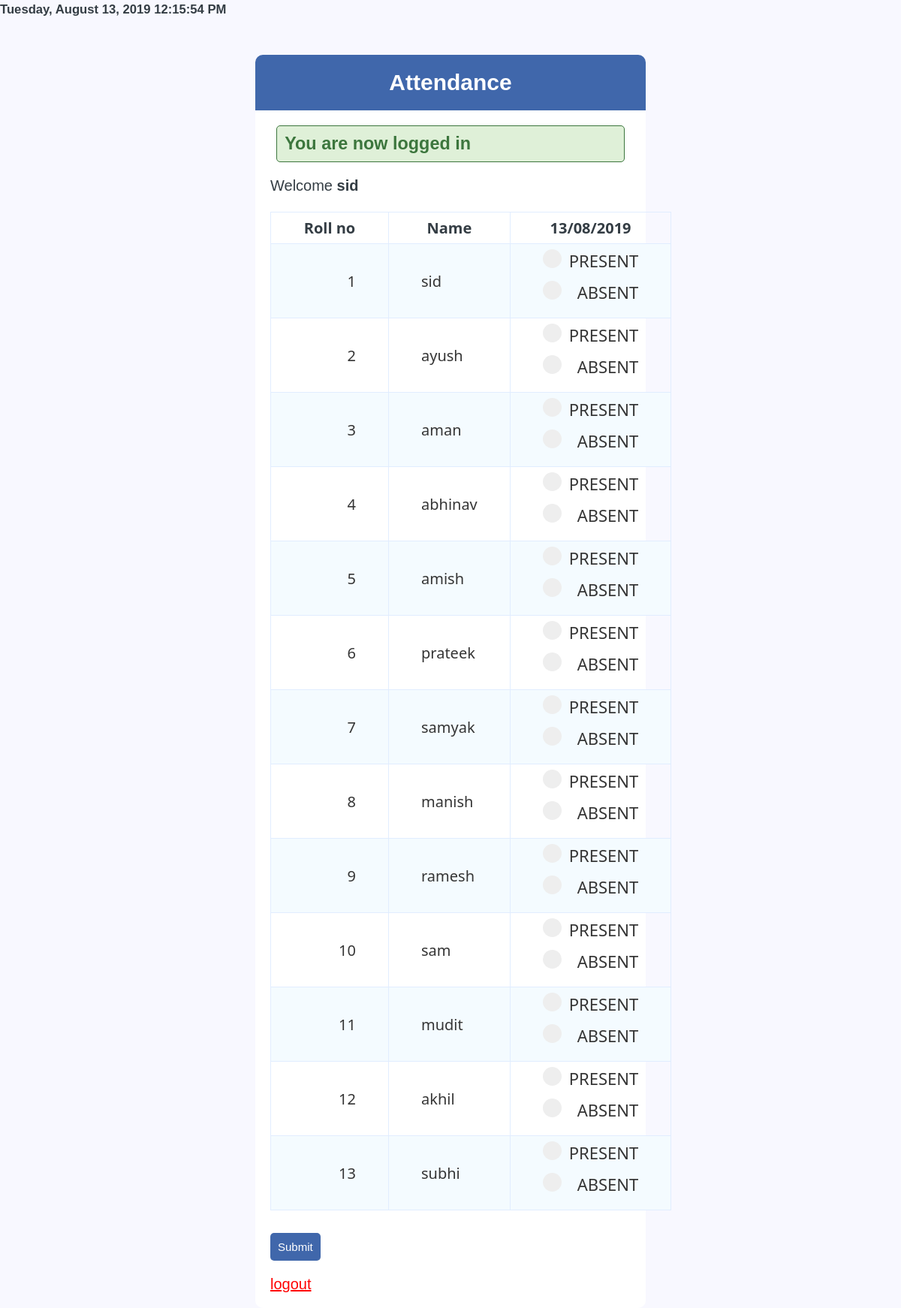
/index1.php (signed in), run on the app's committed database.
### tables this page shows
CREATE TABLE `student_database` (
  `id` int(10) NOT NULL,
  `name` varchar(20) NOT NULL,
  `username` varchar(20) NOT NULL,
  `email` varchar(40) NOT NULL,
  `course` varchar(10) NOT NULL,
  `section` varchar(2) NOT NULL,
  `password` varchar(50) NOT NULL
);

### index1.php (the view, shortened to what this page needs)
<!DOCTYPE html>
<html>
<head>
<link rel="stylesheet" type="text/css" href="style.css">
</head>
<body>
<span id="clock"  >
</span>
<div class="header">
	<h2>Attendance</h2>
</div>
<div class="content">
  	<?php if (isset($_SESSION['success'])) : ?>
      <div class="error success" >
      	<h3>
          <?php
          	echo $_SESSION['success'];
          ?>
      	</h3>
      </div>
  	<?php endif ?>
    <?php  if (isset($_SESSION['username'])) :
        $username=$_SESSION['username']; ?>
    	<p>Welcome <strong><?php echo "$username"; ?></strong></p>
    <?php endif ?>
    <?php
        $date = date('d/m/Y');
        $db = mysqli_connect('localhost', 'root', '');
        mysqli_select_db($db,'registration');
    ?>
      <br/>
                    <table width='100%' border='0' cellpadding='0' cellspacing='1' class="data-table">
                            <tr>
                                <th   class='data-table'> Roll no</th>
                                <th   class='data-table'>Name </th>
                                <th  class='data-table'><?php echo"$date"; ?></th>
                            </tr>
    <?php
    mysqli_select_db($db,'registration');
        $sql = "SELECT * FROM student_database ORDER BY id ASC ";
        $retval = mysqli_query($db , $sql );
    echo"<form method='post'  class='input-group' action='index1.php'>";
         $c=1;
        while($row = mysqli_fetch_array($retval, MYSQLI_ASSOC))
        {
            echo"<tr>";
            echo"<td  height='50' name='id' class='data-table' value=''>{$row['id']}</td>" ;
            echo "<td  height='50' name='name' class='data-table' value=''>{$row['name']}</td>" ;
            echo"<td height='50' >";
            echo "<label class='container'>
                    <input type='radio' name = '$c' value='P' >
                            PRESENT
                         <span class='checkmark'></span>
                  </label>" ;
            echo "<label class='container' >
                    <input type='radio' name = '$c' value='A'  >
                                ABSENT
                         <span class='checkmark'></span>
                  </label>" ;
             echo"</td>";
             echo"</tr>";
             $c++;
        }
    ?>
  </table>
  <button type='submit' style='margin-top: 30px ' class='btn' onclick="clickAlert()">Submit</button>
<p style='margin-top: 20px '> <a href="index2.php?logout='1'" style="color: red;">logout</a> </p>
</div>
</body>
</html>

### style.css (style rules this page uses)
* { margin: 0px; padding: 0px; }
body { font-size: 120%; background: #F8F8FF; }
.header { width: 40%; margin: 50px auto 0px; color: white; background: #4067AB; text-align: center; border: 0px solid #B0C4DE; border-bottom: none; border-radius: 10px 10px 0px 0px; padding: 20px; }
form, .content { width: 40%; height: auto; margin: 0px auto; padding: 20px; border: 0px solid #B0C4DE; background: white; border-radius: 0px 0px 10px 10px; }
.input-group { margin: 10px 0px 10px 0px; }
.btn { padding: 10px; font-size: 15px; color: white; background: #4067AB; border: none; border-radius: 5px; }
.error { width: 92%; margin: 0px auto; padding: 10px; border: 1px solid #a94442; color: #a94442; background: #f2dede; border-radius: 5px; text-align: left; }
.success { color: #3c763d; background: #dff0d8; border: 1px solid #3c763d; margin-bottom: 20px; }
.container { display: block; position: relative; padding-left: 35px; margin-bottom: 12px; cursor: pointer; font-size: 22px; -webkit-user-select: none; -moz-user-select: none; -ms-user-select: none; user-select: none; }
.checkmark { position: absolute; top: 0; left: 0; height: 25px; width: 25px; background-color: #eee; border-radius: 50%; }
.checkmark:after { content: ""; position: absolute; display: none; }
.container .checkmark:after { top: 9px; left: 9px; width: 8px; height: 8px; border-radius: 50%; background: white; }
body { font-size: 20px; color: #343d44; font-family: "segoe-ui", "open-sans", tahoma, arial; padding: 0; margin: 0; }
table { margin: auto; font-family: "Lucida Sans Unicode", "Lucida Grande", "Segoe Ui"; font-size: 12px; }
table td { transition: all .5s; }
.data-table { border-collapse: collapse; font-size: 20px; min-width: 70px; }
.data-table th, .data-table td { border: 1px solid #e1edff; padding: 7px 43px; }
.data-table tbody td { color: #353535; }
.data-table tbody td:first-child, .data-table tbody td:nth-child(4), .data-table tbody td:last-child { text-align: right; }
.data-table tbody tr:nth-child(odd) td { background-color: #f4fbff; }

### data on the page
student_database: id "1", name "sid"
student_database: id "2", name "ayush"
student_database: id "3", name "aman"
student_database: id "4", name "abhinav"
student_database: id "5", name "amish"
student_database: id "6", name "prateek"
student_database: id "7", name "samyak"
student_database: id "8", name "manish"
student_database: id "9", name "ramesh"
student_database: id "10", name "sam"
student_database: id "11", name "mudit"
student_database: id "12", name "akhil"
student_database: id "13", name "subhi"

### other printed values
$_SESSION['success'] "You are now logged in"
$username "sid"
